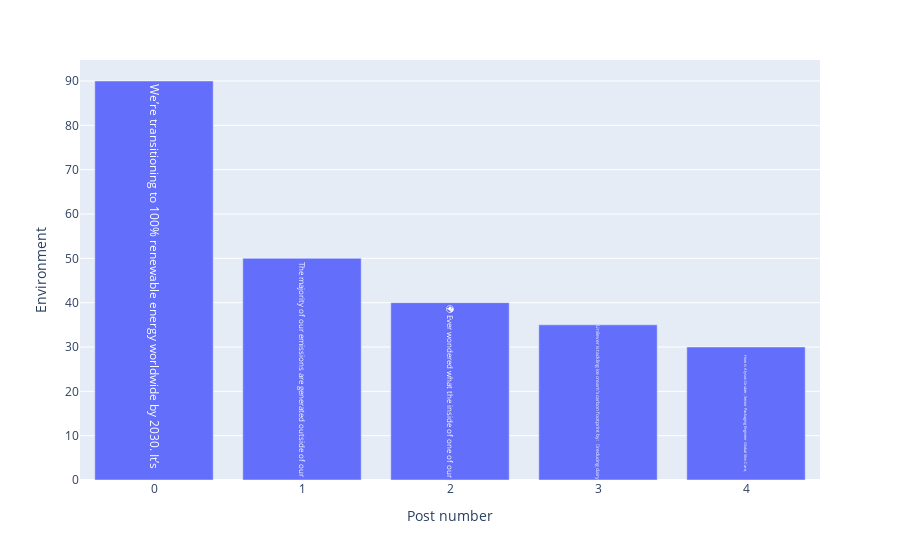

Notebook code for this chart:
### Code cell
fig = px.bar(sorted_by, x='Post number', y='Environment',text="Short text")
fig.show()

### Figure 1 — Plotly figure (JSON) as saved in the notebook; plotly's stock layout.template omitted (floating-point values rounded to 4 significant figures)
{"data": [{"alignmentgroup": "True", "hovertemplate": "Post number=%{x}<br>Environment=%{y}<br>Short text=%{text}<extra></extra>", "legendgroup": "", "marker": {"color": "#636efa", "pattern": {"shape": ""}}, "name": "", "offsetgroup": "", "orientation": "v", "showlegend": false, "text": ["We’re transitioning to 100% renewable energy worldwide by 2030. It’s", "The majority of our emissions are generated outside of our", "🌍 Ever wondered what the inside of one of our", "Unilever is tackling ice cream’s carbon footprint by: \r\n\r\n🍦reducing dairy", "How is Alyson Gruber, Senior Packaging Engineer Global Skin Care,"], "textposition": "auto", "type": "bar", "x": [0, 1, 2, 3, 4], "xaxis": "x", "y": [90, 50, 40, 35, 30], "yaxis": "y"}], "layout": {"autosize": true, "barmode": "relative", "legend": {"tracegroupgap": 0}, "margin": {"t": 60}, "xaxis": {"anchor": "y", "autorange": true, "domain": [0, 1], "range": [-0.5, 4.5], "title": {"text": "Post number"}, "type": "linear"}, "yaxis": {"anchor": "x", "autorange": true, "domain": [0, 1], "range": [0, 94.74], "title": {"text": "Environment"}, "type": "linear"}}}
